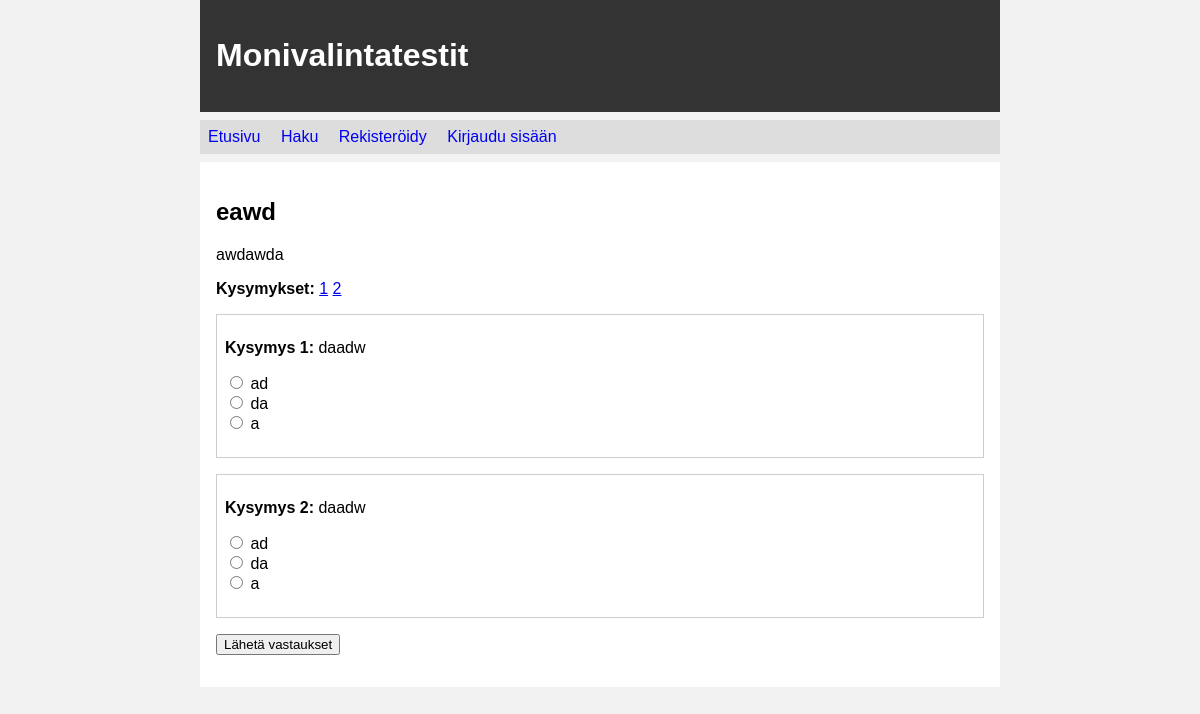
The page /attempt_set/2 on the database its author committed.
### tables this page shows
CREATE TABLE sets (
        id INTEGER PRIMARY KEY,
        title TEXT,
        description TEXT,
        user_id INTEGER REFERENCES users,
        category_id INTEGER REFERENCES categories,
        created_at TEXT,
        published INTEGER DEFAULT 0
    );

CREATE TABLE questions (
        id INTEGER PRIMARY KEY,
        set_id INTEGER REFERENCES sets(id) ON DELETE CASCADE,
        question_text TEXT,
        answer1 TEXT,
        answer2 TEXT,
        answer3 TEXT,
        correct_answer INTEGER
    );

### app.py (the view, shortened to what this page needs)
@app.route("/attempt_set/<int:set_id>", methods=["GET", "POST"])
def attempt_set(set_id):
    s = get_set(set_id)
    if not s:
        abort(404)
    if s["published"] == 0 and session.get("user_id") != s["user_id"]:
        abort(404)
    qs = get_questions(set_id)
    if request.method == "GET":
        return render_template("attempt_set.html", s=s, questions=qs)

### app.py (called while the page is built)
def get_set(set_id):
    rows = db.query("""SELECT s.*, c.name AS category_name, u.username
                       FROM sets s
                       LEFT JOIN categories c ON s.category_id=c.id
                       JOIN users u ON s.user_id=u.id
                       WHERE s.id=?""", [set_id])
    return rows[0] if rows else None

def get_questions(set_id):
    return db.query("SELECT * FROM questions WHERE set_id=?", [set_id])

### db.py (called while the page is built)
def get_connection():
    con = sqlite3.connect("database.db")
    con.execute("PRAGMA foreign_keys = ON")
    con.row_factory = sqlite3.Row
    return con

def query(sql, params=None):
    if params is None:
        params = []
    con = get_connection()
    try:
        return con.execute(sql, params).fetchall()
    finally:
        con.close()

### templates/attempt_set.html (shortened to what this page needs)
{% extends "layout.html" %}
{% block content %}
<h2>{{ s.title }}</h2>
<p>{{ s.description }}</p>
<p><b>Kysymykset:</b>
{% for q in questions %}
  <a href="#q{{ q.id }}">{{ loop.index }}</a>
{% endfor %}
</p>
<form action="/attempt_set/{{ s.id }}" method="post">
  {% for q in questions %}
  <div class="question" id="q{{ q.id }}">
    <p><b>Kysymys {{ loop.index }}:</b> {{ q.question_text }}</p>
    <p>
      <label>
        <input type="radio" name="question_{{ q.id }}" value="1">
        {{ q.answer1 }}
      </label><br>
      <label>
        <input type="radio" name="question_{{ q.id }}" value="2">
        {{ q.answer2 }}
      </label><br>
      <label>
        <input type="radio" name="question_{{ q.id }}" value="3">
        {{ q.answer3 }}
      </label>
    </p>
  </div>
  {% endfor %}
  <p>
    <input type="submit" value="Lähetä vastaukset">
  </p>
</form>
{% endblock %}

### static/main.css (style rules this page uses)
body { margin: auto; max-width: 50em; font-family: sans-serif; background-color: #f2f2f2; }
.set-box, .question { border: 1px solid #ccc; margin: 1em 0; padding: 0.5em; }

### rows shown on the page
sets: title "eawd", description "awdawda"
questions: question_text "daadw", answer1 "ad", answer2 "da", answer3 "a"
questions: question_text "daadw", answer1 "ad", answer2 "da", answer3 "a"
